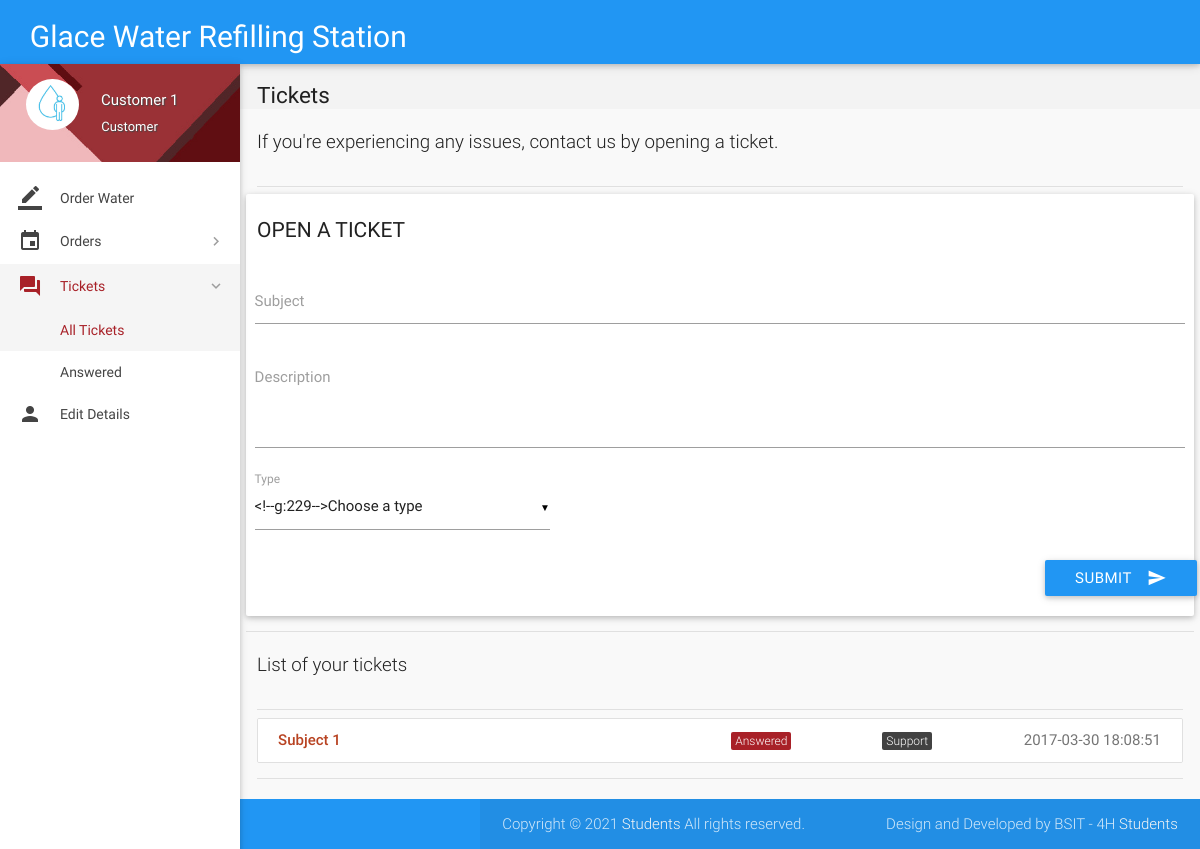
The app's page /tickets.php (signed in) with its own data.
### tables this page shows
CREATE TABLE `tickets` (
  `id` int(11) NOT NULL,
  `poster_id` int(11) NOT NULL,
  `subject` varchar(100) NOT NULL,
  `description` varchar(3000) NOT NULL,
  `status` varchar(8) NOT NULL DEFAULT 'Open',
  `type` varchar(30) NOT NULL DEFAULT 'Others',
  `date` datetime NOT NULL DEFAULT CURRENT_TIMESTAMP,
  `deleted` tinyint(4) NOT NULL DEFAULT '0'
);

### includes/connect.php (called while the page is built, shortened)
<?php
$name = $_SESSION['name'];
$role = $_SESSION['role'];
?>

### includes/wallet.php (called while the page is built, shortened)
<?php
$user_id=$_SESSION['user_id'];
?>

### tickets.php (the view, shortened to what this page needs)
<?php
include 'includes/connect.php';
include 'includes/wallet.php';
	if($_SESSION['customer_sid']==session_id())
	{
		?>
<!DOCTYPE html>
<html lang="en">
<head>
  <link href="css/materialize.min.css" type="text/css" rel="stylesheet" media="screen,projection">
  <link href="css/style.min.css" type="text/css" rel="stylesheet" media="screen,projection">
  <link href="css/custom/custom.min.css" type="text/css" rel="stylesheet" media="screen,projection">
  <link href="js/plugins/perfect-scrollbar/perfect-scrollbar.css" type="text/css" rel="stylesheet" media="screen,projection">
  <link href="js/plugins/data-tables/css/jquery.dataTables.min.css" type="text/css" rel="stylesheet" media="screen,projection">
</head>
<body>
  <header id="header" class="page-topbar">
        <div class="navbar-fixed">
            <nav class="navbar-color">
                <div class="blue nav-wrapper">
                    <ul class="left">
                  <h1>&nbsp &nbsp Glace Water Refilling Station</h1>
                    </ul>
                </div>
            </nav>
        </div>
  </header>
  <div id="main">
    <div class="wrapper">
      <aside id="left-sidebar-nav">
        <ul id="slide-out" class="side-nav fixed leftside-navigation">
            <li class="user-details cyan darken-2">
            <div class="row">
                <div class="col col s4 m4 l4">
                    <img src="images/avatar.jpg" alt="" class="circle responsive-img valign profile-image">
                </div>
                <div class="col col s8 m8 l8">
                    <a class="btn-flat dropdown-button waves-effect waves-light white-text profile-btn" href="#" data-activates="profile-dropdown"><?php echo $name;?> <i class="mdi-navigation-arrow-drop-down right"></i></a>
                    <p class="user-roal"><?php echo $role;?></p>
                </div>
            </div>
            </li>
            <li class="bold"><a href="index.php" class="waves-effect waves-cyan"><i class="mdi-editor-border-color"></i> Order Water</a>
            </li>
                <li class="no-padding">
                    <ul class="collapsible collapsible-accordion">
                        <li class="bold"><a class="collapsible-header waves-effect waves-cyan"><i class="mdi-editor-insert-invitation"></i> Orders</a>
                        </li>
                    </ul>
                </li>
                <li class="no-padding">
                    <ul class="collapsible collapsible-accordion">
                        <li class="bold"><a class="collapsible-header waves-effect waves-cyan active"><i class="mdi-action-question-answer"></i> Tickets</a>
                            <div class="collapsible-body">
                                <ul>
								<li class="<?php
								if(!isset($_GET['status'])){
										echo 'active';
									}?>
									"><a href="tickets.php">All Tickets</a>
                                </li>
								<?php
									$sql = mysqli_query($con, "SELECT DISTINCT status FROM tickets WHERE poster_id = $user_id AND not deleted;");
									while($row = mysqli_fetch_array($sql)){
                                    echo '<li class='.(isset($_GET['status'])?($status == $_GET['status'] ? 'active' : ''): '').'><a href="tickets.php?status='.$row['status'].'">'.$row['status'].'</a>
                                    </li>';
									}
									?>
                                </ul>
                            </div>
                        </li>
                    </ul>
                </li>
            <li class="bold"><a href="details.php" class="waves-effect waves-cyan"><i class="mdi-social-person"></i> Edit Details</a>
            </li>
        </ul>
        </aside>
      <section id="content">
        <div id="breadcrumbs-wrapper">
          <div class="container">
            <div class="row">
              <div class="col s12 m12 l12">
                <h5 class="breadcrumbs-title">Tickets</h5>
              </div>
            </div>
          </div>
        </div>
        <div class="container">
          <p class="caption">If you're experiencing any issues, contact us by opening a ticket.</p>
          <div class="divider"></div>
            <div class="row">
              <div class="col s12 m4 l3">
                <h4 class="header">Open a ticket</h4>
              </div>
<div>
                <div class="card-panel">
                  <div class="row">
                    <form class="formValidate" id="formValidate" method="post" action="routers/add-ticket.php" novalidate="novalidate" class="col s12">
                      <div class="row">
                        <div class="input-field col s12">
                          <input name="subject" id="subject" type="text" data-error=".errorTxt1">
                          <label for="subject" class="">Subject</label>
                        </div>
                      </div>
                      <div class="row">
                        <div class="input-field col s12">
                          <textarea name="description" id="description" class="materialize-textarea validate" data-error=".errorTxt2"></textarea>
                          <label for="description" class="">Description</label>
                        </div>
                      </div>
                      <div class="row">
                        <div class="input-field col s4">
							<label>Type</label>
                        </div>
                      </div>
                      <div class="row">
                        <div class="row">
                          <div class="input-field col s12">
                            <button class="btn blue waves-effect waves-light right" type="submit" name="action">Submit
                              <i class="mdi-content-send right"></i>
                            </button>
                          </div>
                        </div>
                      </div>
                    </form>
                  </div>
                </div>
              </div>
            <div class="divider"></div>
          </div>
    </div>
        <div class="container">
          <p class="caption">List of your tickets</p>
          <div class="divider"></div>
									<div id="work-collections">
									<ul id="projects-collection" class="collection">
								<?php
									if(isset($_GET['status'])){
										$status = $_GET['status'];
									}
									else{
										$status = '%';
									}
									$sql = mysqli_query($con, "SELECT * FROM tickets WHERE poster_id = $user_id AND status LIKE '$status' AND not deleted;");
									while($row = mysqli_fetch_array($sql)){
									echo'<a href="view-ticket.php?id='.$row['id'].'"class="collection-item">
                                        <div class="row">
                                            <div class="col s6">
                                                <p class="collections-title">'.$row['subject'].'</p>
                                            </div>
                                            <div class="col s2">
                                            <span class="task-cat cyan">'.$row['status'].'</span></div>
                                            <div class="col s2">
                                            <span class="task-cat grey darken-3">'.$row['type'].'</span></div>
                                            <div class="col s2">
                                            <span class="badge">'.$row['date'].'</span></div>
                                        </div>
                                    </a>';
									}
									?>
									</ul>
									</div>
            <div class="divider"></div>
          </div>
    </div>
  <footer class="blue page-footer">
    <div class="footer-copyright">
      <div class="container">
        <span>Copyright © 2021 <a class="grey-text text-lighten-4" href="#" target="_blank">Students</a> All rights reserved.</span>
        <span class="right"> Design and Developed by BSIT - 4H <a class="grey-text text-lighten-4" href="#">Students</a></span>
        </div>
    </div>
  </footer>
</body>
</html>
<?php
	}
?>

### records on screen
tickets: subject "Subject 1", status "Answered", type "Support", date "2017-03-30 18:08:51"

### other values on screen
$name "Customer 1"
$role "Customer"
$row['status'] "Answered"
